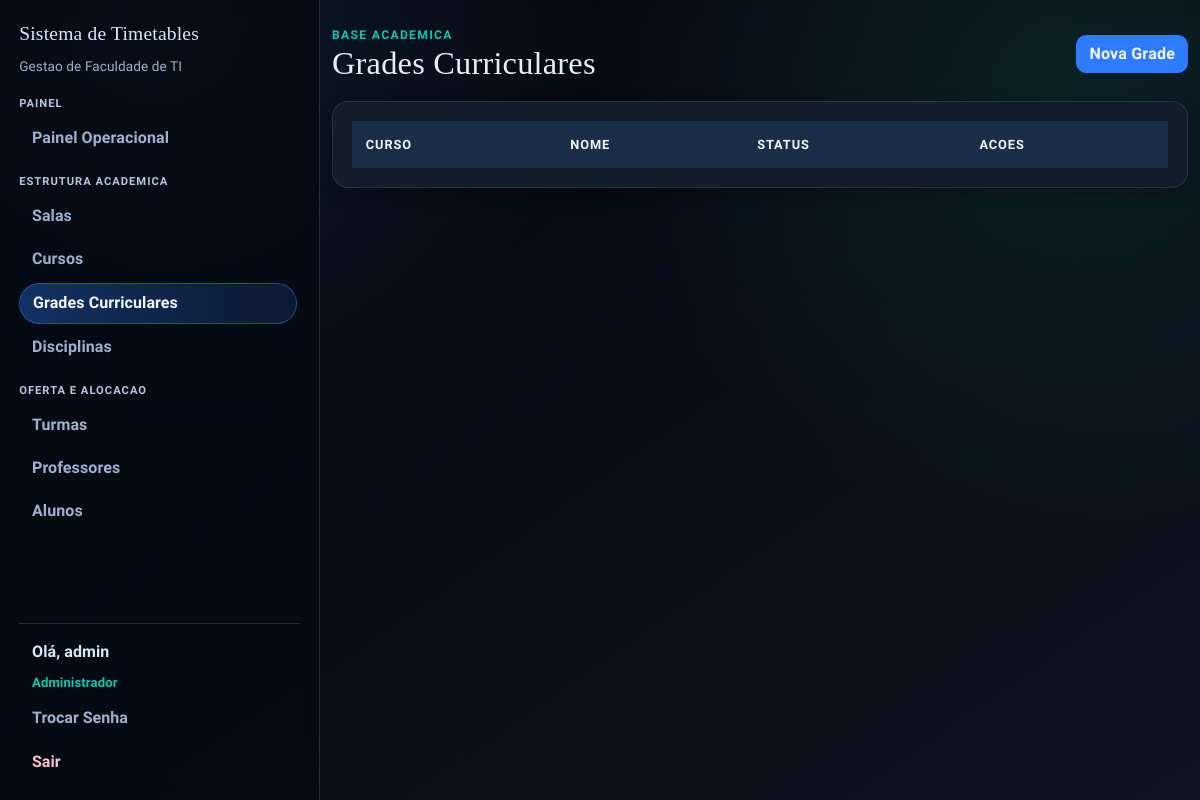
The app's page /grades (signed in), older data.
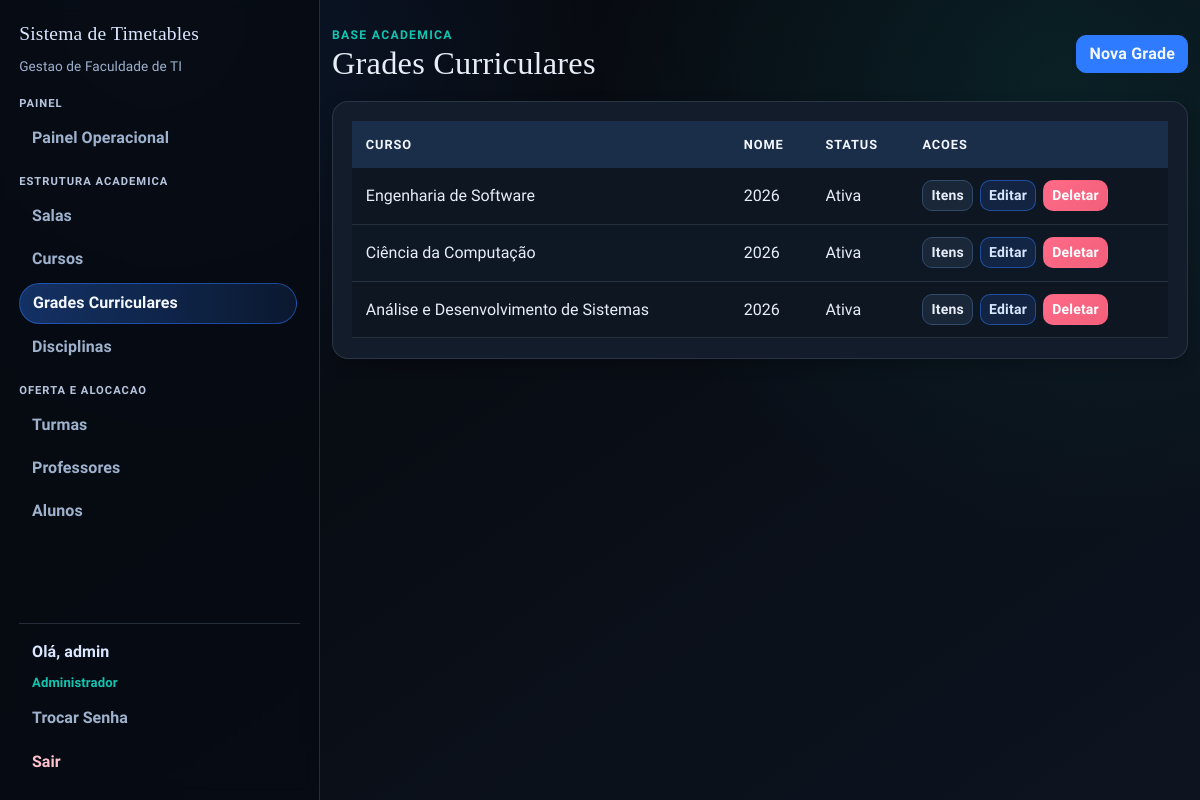
The same page, newer data.
### app/models.py (models this page shows)
class GradeCurricular(db.Model):
    id = db.Column(db.Integer, primary_key=True)
    nome = db.Column(db.String(120), nullable=False)
    curso_id = db.Column(db.Integer, db.ForeignKey("curso.id"), nullable=False)
    ativa = db.Column(db.Boolean, nullable=False, default=True)
    curso = db.relationship("Curso", backref=db.backref("grades_curriculares", lazy="select"))
    __table_args__ = (
        db.UniqueConstraint("curso_id", "nome", name="unique_grade_por_curso"),
    )

class Curso(db.Model):
    id = db.Column(db.Integer, primary_key=True)
    nome = db.Column(db.String(120), nullable=False, unique=True)
    codigo = db.Column(db.String(20), nullable=False, unique=True)
    quantidade_periodos = db.Column(db.Integer, nullable=False, default=8)
    ativo = db.Column(db.Boolean, nullable=False, default=True)

### app/routes/admin.py (the view)
@bp.route("/grades")
@login_required
@admin_required
def grades():
    grades = (
        GradeCurricular.query.options(joinedload(GradeCurricular.curso))
        .order_by(GradeCurricular.id.desc())
        .all()
    )
    delete_form = DeleteForm()
    return render_template("grades.html", grades=grades, delete_form=delete_form)

### app/models.py (called while the page is built)
@login_manager.user_loader
def load_user(user_id):
    return db.session.get(User, int(user_id))

    def is_admin(self):
        return self.role == 'admin'

### app/routes/helpers.py (called while the page is built)
def admin_required_redirect():
    if getattr(current_user, "is_authenticated", False) and current_user.is_admin():
        return None
    flash("Acesso restrito ao administrador.", "danger")
    return redirect(url_for("main.index"))

def admin_required(view_func):
    @wraps(view_func)
    def wrapper(*args, **kwargs):
        guard = admin_required_redirect()
        if guard:
            return guard
        return view_func(*args, **kwargs)
    return wrapper

### templates/grades.html (shortened to what this page needs)
{% extends "base.html" %}
{% block content %}
<section class="stagger-in">
  <div class="page-head">
    <div>
      <p class="eyebrow">Base Academica</p>
      <h1>Grades Curriculares</h1>
    </div>
    <a href="{{ url_for('main.new_grade') }}" class="btn btn-primary">Nova Grade</a>
  </div>
  <div class="surface table-shell">
    <div class="table-responsive">
      <table class="table">
        <thead>
          <tr>
            <th>Curso</th>
            <th>Nome</th>
            <th>Status</th>
            <th>Acoes</th>
          </tr>
        </thead>
        <tbody>
          {% for grade in grades %}
          <tr>
            <td>{{ grade.curso.nome if grade.curso else 'Curso removido' }}</td>
            <td>{{ grade.nome }}</td>
            <td>{{ 'Ativa' if grade.ativa else 'Inativa' }}</td>
            <td class="actions-cell">
              <a href="{{ url_for('main.grade_items', grade_id=grade.id) }}" class="btn btn-sm btn-secondary">Itens</a>
              <a href="{{ url_for('main.edit_grade', id=grade.id) }}" class="btn btn-sm btn-edit">Editar</a>
              <form
                method="POST"
                action="{{ url_for('main.delete_grade', id=grade.id) }}"
                class="d-inline"
                onsubmit="return confirm('Tem certeza que deseja deletar esta grade?');"
              >
                <button type="submit" class="btn btn-sm btn-danger">Deletar</button>
              </form>
            </td>
          </tr>
          {% endfor %}
        </tbody>
      </table>
    </div>
  </div>
</section>
{% endblock %}

Row changes from the older to the newer data that the page shows:
added GradeCurricular: curso "Engenharia de Software", nome "2026", ativa "Ativa"
added GradeCurricular: curso "Ciência da Computação", nome "2026", ativa "Ativa"
added GradeCurricular: curso "Análise e Desenvolvimento de Sistemas", nome "2026", ativa "Ativa"
